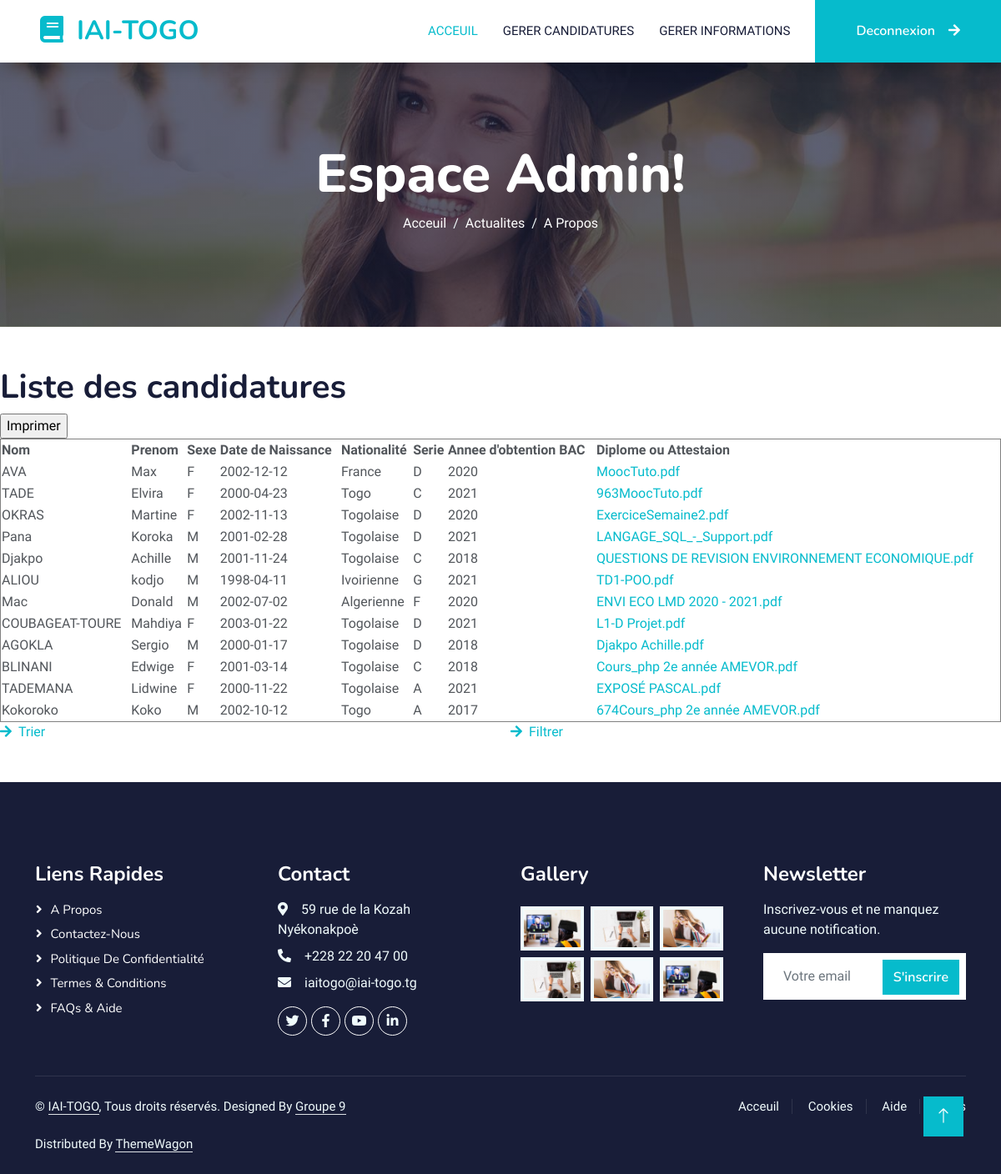
The app's page /Admin/gestion2.php (signed in) with its own data.
### tables this page shows
CREATE TABLE `etudiants` (
  `nom` varchar(20) NOT NULL,
  `prenom` varchar(40) NOT NULL,
  `sexe` char(2) NOT NULL,
  `dateNaiss` date NOT NULL,
  `nationalite` text NOT NULL,
  `serie` char(1) NOT NULL,
  `annee_bac` smallint(6) NOT NULL,
  `idEtudiant` int(5) NOT NULL
);

CREATE TABLE `files` (
  `idfile` int(11) NOT NULL,
  `nom` varchar(50) NOT NULL,
  `chemin` varchar(200) NOT NULL
);

### Admin/gestion2.php (the view, shortened to what this page needs)
<!doctype html>
<html>
<head>
    <link href="https://cdnjs.cloudflare.com/ajax/libs/font-awesome/5.10.0/css/all.min.css" rel="stylesheet">
    <link href="https://cdn.jsdelivr.net/npm/bootstrap-icons@1.4.1/font/bootstrap-icons.css" rel="stylesheet">
    <link href="../lib/animate/animate.min.css" rel="stylesheet">
    <link href="../lib/owlcarousel/assets/owl.carousel.min.css" rel="stylesheet">
    <link href="../css/bootstrap.min.css" rel="stylesheet">
    <link href="../css/style.css" rel="stylesheet">
</head>
<body>
	<?php include '../adminHeader.php' ?>
	<h1>Liste des candidatures</h1>
	<?php
	require('../config.php');
	$query = "SELECT e.nom,e.prenom,e.sexe,e.dateNaiss,e.nationalite,e.serie,e.annee_bac, f.chemin FROM etudiants e INNER JOIN files f WHERE e.idEtudiant = f.idfile";
	$result = $mydb->prepare($query);
	$result->execute();
	$infos = $result->fetchAll(PDO::FETCH_ASSOC);
	?>
	<table width="100%" border="1">
		<tr>
			<th>Nom</th>
			<th>Prenom</th>
			<th>Sexe</th>
			<th>Date de Naissance</th>
			<th>Nationalité</th>
			<th>Serie</th>
			<th>Annee d'obtention BAC</th>
			<th>Diplome ou Attestaion</th>
		</tr>
		<?php
		foreach($infos as $tableaux){
			$valeurs = $tableaux['chemin'];
			$nom = basename($valeurs);
			?><tr><?php
			echo '<td>'.$tableaux['nom'].'</td>';
			echo '<td>'.$tableaux['prenom'].'</td>';
			echo '<td>'.$tableaux['sexe'].'</td>';
			echo '<td>'.$tableaux['dateNaiss'].'</td>';
			echo '<td>'.$tableaux['nationalite'].'</td>';
			echo '<td>'.$tableaux['serie'].'</td>';
			echo '<td>'.$tableaux['annee_bac'].'</td>';
			echo '<td>'."<a href='..$valeurs'download>$nom</a>".'</td>';
		?>
		</tr>
		<?php }
		?>
		<input type="button" value="Imprimer" onclick="window.print();">
	</table>
	 <div class="row gy-2 gx-4 mb-4">
		<div class="col-sm-6">
			<p class="mb-0"><i class="fa fa-arrow-right text-primary me-2"></i><a href="tri.php?test=1">Trier</a></p>
		</div>
		<div class="col-sm-6">
			<p class="mb-0"><i class="fa fa-arrow-right text-primary me-2"></i><a href="filtre.php?test=2">Filtrer</a></p>
		</div>
	</div>
	<?php include '../footer2.php' ?>
    <a href="#" class="btn btn-lg btn-primary btn-lg-square back-to-top"><i class="bi bi-arrow-up"></i></a>
</body>
</html>

### css/style.css (style rules this page uses)
:root { --primary: #06BBCC; --light: #F0FBFC; --dark: #181d38; }
.back-to-top { position: fixed; display: none; right: 45px; bottom: 45px; z-index: 99; }
.btn { font-family: 'Nunito', sans-serif; font-weight: 600; transition: .5s; }
.btn.btn-primary, .btn.btn-secondary { color: #FFFFFF; }
.btn-lg-square { width: 48px; height: 48px; }
.btn-square, .btn-sm-square, .btn-lg-square { padding: 0; display: flex; align-items: center; justify-content: center; font-weight: normal; border-radius: 0px; }

### records on screen
etudiants: nom "AVA", prenom "Max", sexe "F", dateNaiss "2002-12-12", nationalite "France", serie "D", annee_bac "2020", files.chemin "MoocTuto.pdf"
etudiants: nom "TADE", prenom "Elvira", sexe "F", dateNaiss "2000-04-23", nationalite "Togo", serie "C", annee_bac "2021", files.chemin "963MoocTuto.pdf"
etudiants: nom "OKRAS", prenom "Martine", sexe "F", dateNaiss "2002-11-13", nationalite "Togolaise", serie "D", annee_bac "2020", files.chemin "ExerciceSemaine2.pdf"
etudiants: nom "Pana", prenom "Koroka", sexe "M", dateNaiss "2001-02-28", nationalite "Togolaise", serie "D", annee_bac "2021", files.chemin "LANGAGE_SQL_-_Support.pdf"
etudiants: nom "Djakpo", prenom "Achille", sexe "M", dateNaiss "2001-11-24", nationalite "Togolaise", serie "C", annee_bac "2018", files.chemin "QUESTIONS DE REVISION ENVIRONNEMENT ECONOMIQUE.pdf"
etudiants: nom "ALIOU", prenom "kodjo", sexe "M", dateNaiss "1998-04-11", nationalite "Ivoirienne", serie "G", annee_bac "2021", files.chemin "TD1-POO.pdf"
etudiants: nom "Mac", prenom "Donald", sexe "M", dateNaiss "2002-07-02", nationalite "Algerienne", serie "F", annee_bac "2020", files.chemin "ENVI ECO LMD 2020 - 2021.pdf"
etudiants: nom "COUBAGEAT-TOURE", prenom "Mahdiya", sexe "F", dateNaiss "2003-01-22", nationalite "Togolaise", serie "D", annee_bac "2021", files.chemin "L1-D Projet.pdf"
etudiants: nom "AGOKLA", prenom "Sergio", sexe "M", dateNaiss "2000-01-17", nationalite "Togolaise", serie "D", annee_bac "2018", files.chemin "Djakpo Achille.pdf"
etudiants: nom "BLINANI", prenom "Edwige", sexe "F", dateNaiss "2001-03-14", nationalite "Togolaise", serie "C", annee_bac "2018", files.chemin "Cours_php 2e année AMEVOR.pdf"
etudiants: nom "TADEMANA", prenom "Lidwine", sexe "F", dateNaiss "2000-11-22", nationalite "Togolaise", serie "A", annee_bac "2021", files.chemin "EXPOSÉ PASCAL.pdf"
etudiants: nom "Kokoroko", prenom "Koko", sexe "M", dateNaiss "2002-10-12", nationalite "Togo", serie "A", annee_bac "2017", files.chemin "674Cours_php 2e année AMEVOR.pdf"
